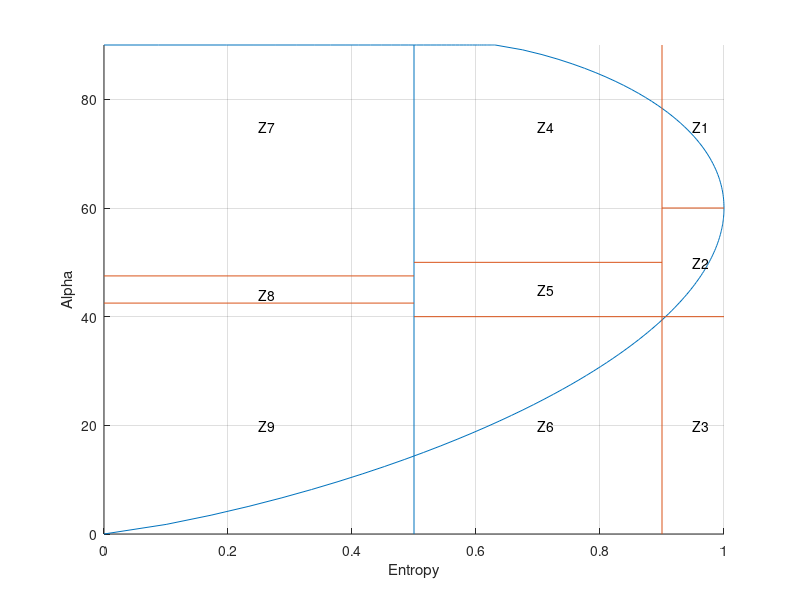

The MATLAB script that drew this image:

%%
m = 0:0.01:1;
[x,y] = size(m);
%% Curve -1 --Lower curve
%log3(9) = log10(9) / log10(3)

for i = 1:y
H1(i) = ((-1)/(1+2*m(i)))*(log10(power(m(i),2*m(i))/power((1+2*m(i)),(1+2*m(i))))/log10(3));
a1(i) = (m(i)*180)/(2*m(i)+1);
end
figure
line(H1,a1)
hold on
%% Curve -II
%%limit-1 0<m<0.5
m = 0:0.01:0.5;
[x,y] = size(m); 
for i = 1:y
H21(i) = ((-1)/(1+2*m(i)))*(log10(power(2*m(i),2*m(i))/power((1+2*m(i)),(1+2*m(i))))/log10(3));
a21(i) = 180/2;
end
line(H21,a21) 
 
%%limit-1 0.5<m<1
m = 0.5:0.01:1;
[x,y] = size(m); 
for i = 1:y
H22(i) = ((-1)/(1+2*m(i)))*(log10(power((2*m(i)-1),(2*m(i)-1))/power((1+2*m(i)),(1+2*m(i))))/log10 (3));
a22(i) = 180/(1+2*m(i));
end
line(H22,a22) 

%% Zone boundaries
axis([0 1 0 90])
% line([x1 x2],[y1 y2])
hold on
plot([0.5 0.5],[0 90])
hold on
line([0.9 0.9],[0 90])
hold on
line([0 0.5],[42.5 42.5])
hold on
line([0 0.5],[47.5 47.5])
hold on
line([0.5 0.9],[40 40])
hold on
line([0.5 0.9],[50 50])
hold on
line([0.9 1.0],[40 40])
hold on
line([0.9 1.0],[60 60])
%-------------------------------------------------------------------------
% zone tagging
text(0.95,75,{'Z1'});
text(0.95,50,{'Z2'});
text(0.95,20,{'Z3'});
text(0.70,75,{'Z4'});
text(0.70,45,{'Z5'});
text(0.70,20,{'Z6'});
text(0.25,75,{'Z7'});
text(0.25,44,{'Z8'});
text(0.25,20,{'Z9'});
%-----------------------------------
grid on;
xlabel('Entropy');
ylabel('Alpha');
%%  
